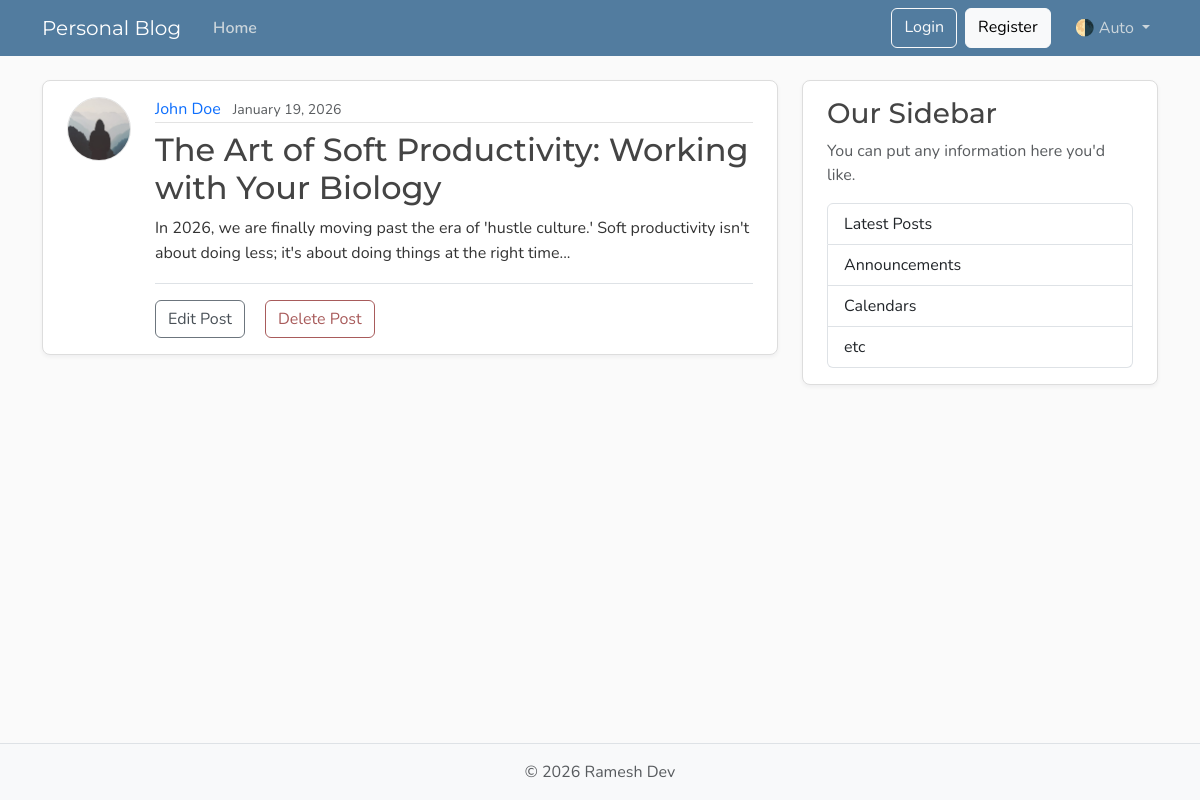
/posts/1, run on the app's committed database.
### models.py (models this page shows, shortened)
class User(Base):
    __tablename__ = "users"
    id: Mapped[int] = mapped_column(Integer, primary_key=True, index=True)
    username: Mapped[str] = mapped_column(String(50), unique=True, nullable=False)
    email: Mapped[str] = mapped_column(String(120), unique=True, nullable=False)
    image_file: Mapped[str | None] = mapped_column(
        String(200),
        nullable=True,
        default=None,
    )
    posts: Mapped[list[Post]] = relationship(
        back_populates="author",
        cascade="all, delete-orphan",
    )

class Post(Base):
    __tablename__ = "posts"
    id: Mapped[int] = mapped_column(Integer, primary_key=True, index=True)
    title: Mapped[str] = mapped_column(String(100), nullable=False)
    content: Mapped[str] = mapped_column(Text, nullable=False)
    user_id: Mapped[int] = mapped_column(
        ForeignKey("users.id"),
        nullable=False,
        index=True,
    )
    date_posted: Mapped[datetime] = mapped_column(
        DateTime(timezone=True),
        default=lambda: datetime.now(UTC),
    )
    author: Mapped[User] = relationship(back_populates="posts")

### main.py (the view)
@app.get("/posts/{post_id}", include_in_schema=False)
def post_page(request: Request, post_id: int, db: Annotated[Session, Depends(get_db)]):
    result = db.execute(select(models.Post).where(models.Post.id == post_id))
    post = result.scalars().first()
    if post:
        title = post.title[:50]
        return templates.TemplateResponse(
            request,
            "post.html",
            {"post": post, "title": title},
        )
    raise HTTPException(status_code=status.HTTP_404_NOT_FOUND, detail="Post not found")

### templates/post.html (shortened to what this page needs)
{% extends "layout.html" %}
{% block content %}
  <article class="content-section py-3 px-4 mb-4">
    <div class="d-flex align-items-start gap-4">
      <img class="rounded-circle article-img flex-shrink-0"
           src="{{ post.author.image_path }}"
           alt="{{ post.author.username }}'s profile picture"
           width="64"
           height="64"
           loading="lazy">
      <div class="flex-grow-1">
        <div class="article-metadata mb-2">
          <a class="me-2"
             href="{{ url_for("user_posts", user_id=post.author.id) }}">{{ post.author.username }}</a>
          <small class="text-body-secondary">{{ post.date_posted.strftime("%B %d, %Y") }}</small>
        </div>
        <h2 class="article-title">{{ post.title }}</h2>
        <p class="article-content">{{ post.content }}</p>
        <div class="post-actions mt-3 pt-3 border-top">
          <a class="btn btn-outline-secondary me-1" href="#">Edit Post</a>
          <button type="button"
                  class="btn btn-outline-danger"
                  data-bs-toggle="modal"
                  data-bs-target="#deleteModal">Delete Post</button>
        </div>
      </div>
    </div>
  </article>
{% endblock content %}

### static/css/main.css (style rules this page uses)
:root { --font-heading: "Montserrat", system-ui, -apple-system, BlinkMacSystemFont, sans-serif; --font-body: "Nunito", system-ui, -apple-system, BlinkMacSystemFont, sans-serif; --color-bg-body: #fafafa; --color-bg-content: #ffffff; --color-text-primary: #333333; --color-text-heading: #444444; --color-steel: #527c9f; --color-nav-link: #cbd5db; --color-nav-link-hover: #ffffff; --color-link-hover: #428bca; --color-border: #dddddd; --color-border-light: #e3e3e3; --spacing-xl: 5rem; --article-img-size: 4rem; --account-img-size: 7.813rem; }
body { font-family: var(--font-body); background: var(--color-bg-body); color: var(--color-text-primary); }
h1, h2, h3, h4, h5, h6 { font-family: var(--font-heading); color: var(--color-text-heading); }
a { text-decoration: none; }
.content-section { background: var(--color-bg-content); border: 1px solid var(--color-border); border-radius: 0.5rem; box-shadow: 0 2px 4px rgba(15, 23, 42, 0.05); transition: box-shadow 0.15s ease, transform 0.15s ease, border-color 0.15s ease; padding: 1.5rem; }
.article-title { color: var(--color-text-heading); transition: color 0.2s ease-in-out; }
.article-content { white-space: pre-line; font-size: 1.25rem; }
.article-img { height: var(--article-img-size); width: var(--article-img-size); flex-shrink: 0; object-fit: cover; border: 1px solid var(--color-border-light); box-shadow: 0 0 0 2px var(--color-bg-content); }
.article-metadata { padding-bottom: 0.063rem; border-bottom: 1px solid var(--color-border-light); }
.article-metadata a { transition: color 0.2s ease-in-out; }
.btn-outline-secondary { --bs-btn-color: #495057; --bs-btn-border-color: #6c757d; --bs-btn-hover-color: #fff; --bs-btn-hover-bg: #5a6268; --bs-btn-hover-border-color: #545b62; --bs-btn-active-color: #fff; --bs-btn-active-bg: #545b62; --bs-btn-active-border-color: #4e555b; }
.btn-outline-danger { --bs-btn-color: #a85b5b; --bs-btn-border-color: #a85b5b; --bs-btn-hover-color: #fff; --bs-btn-hover-bg: #924e4e; --bs-btn-hover-border-color: #874848; --bs-btn-active-color: #fff; --bs-btn-active-bg: #874848; --bs-btn-active-border-color: #7c4242; }
.article-title { transition: color 0.2s ease-in-out; }
.article-content { white-space: pre-line; font-size: 1rem; line-height: 1.6; color: var(--color-text-primary); margin-bottom: 1rem; }
.post-actions { display: flex; align-items: center; gap: 1rem; }

### data on the page
User: author.username "John Doe"
Post: date_posted "January 19, 2026", title "The Art of Soft Productivity: Working with Your Biology", content "In 2026, we are finally moving past the era of 'hustle culture.' Soft productivity isn't about doing less; it's about doing things at the right time..."
